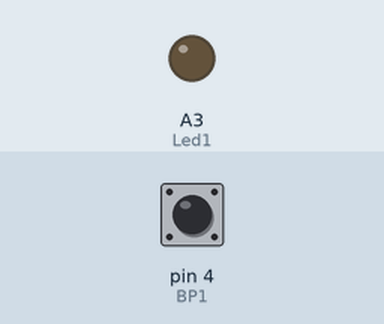
This sketch was run on a simulated Arduino Uno, built with avr-gcc and run on an emulated ATmega328P. Parts: output pins drawn as LEDs (lit = HIGH). Inputs (shaded band) come from the test bench; at power-on: pin 4 (BP1) HIGH.

Above: at 1.2 s.
1.3 s: pin 4 (BP1) pulled LOW for 0.15 s
At 1.6 s:
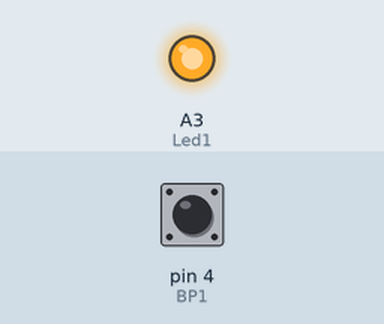
2.9 s: pin 4 (BP1) pulled LOW for 1 s
At 4.0 s:
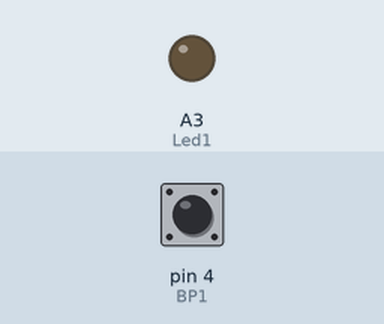
5.4 s: pin 4 (BP1) pulled LOW for 3.2 s
At 5.9 s:
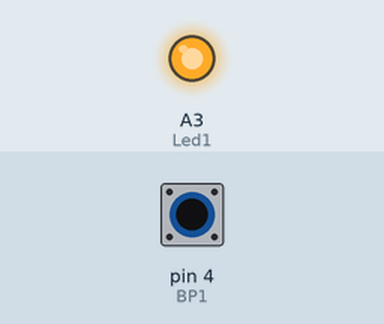
Timing chart, 0 to 8.4 s (numbered marks = the images above; inputs shaded):
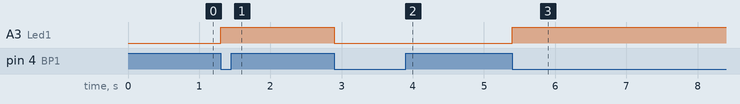

Measured:
- after the input at 1.3 s, A3 (Led1): LOW → HIGH at once
- after the input at 2.9 s, A3 (Led1): HIGH → LOW at once
- after the input at 5.4 s, A3 (Led1): LOW → HIGH at once

The sketch:

prog10.ino
```cpp
#define BP1 4
#define Led1 A3
int etape;
bool etatdlaled=0;
void setup() {
  // put your setup code here, to run once:
  pinMode(Led1,OUTPUT);
  pinMode(BP1,INPUT_PULLUP);
  Serial.begin(9600);
}

void loop() {
  // put your main code here, to run repeatedly:
switch(etape){
  case 0:
  if (digitalRead(BP1)==0)
  {
  etape=1;
  }
  break;


  case 1:
  etatdlaled=!etatdlaled;
  digitalWrite(Led1,etatdlaled);
  etape=2;
  break;


  case 2:
  if (digitalRead(BP1)==1)
  {
  etape=0;
  }
  break;
}
}
```
